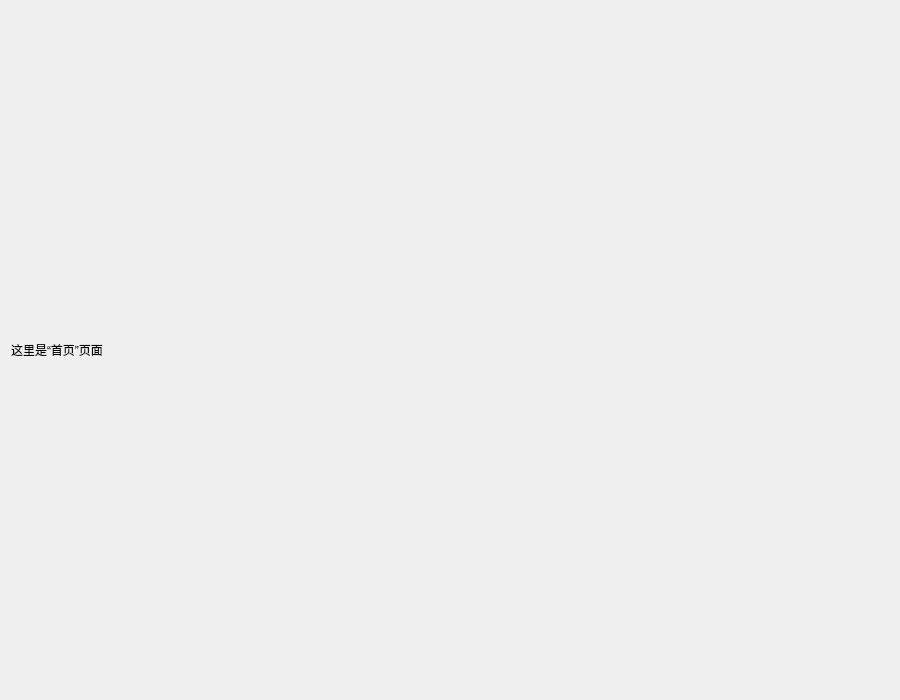
<?xml version="1.0" encoding="UTF-8"?>
<ui version="4.0">
 <class>Page_Dashboard</class>
 <widget class="QWidget" name="Page_Dashboard">
  <property name="geometry">
   <rect>
    <x>0</x>
    <y>0</y>
    <width>900</width>
    <height>700</height>
   </rect>
  </property>
  <property name="windowTitle">
   <string>首页</string>
  </property>
  <layout class="QVBoxLayout" name="verticalLayout">
   <item>
    <widget class="QLabel" name="label">
     <property name="text">
      <string>这里是“首页”页面</string>
     </property>
    </widget>
   </item>
  </layout>
 </widget>
 <resources/>
 <connections/>
</ui>
